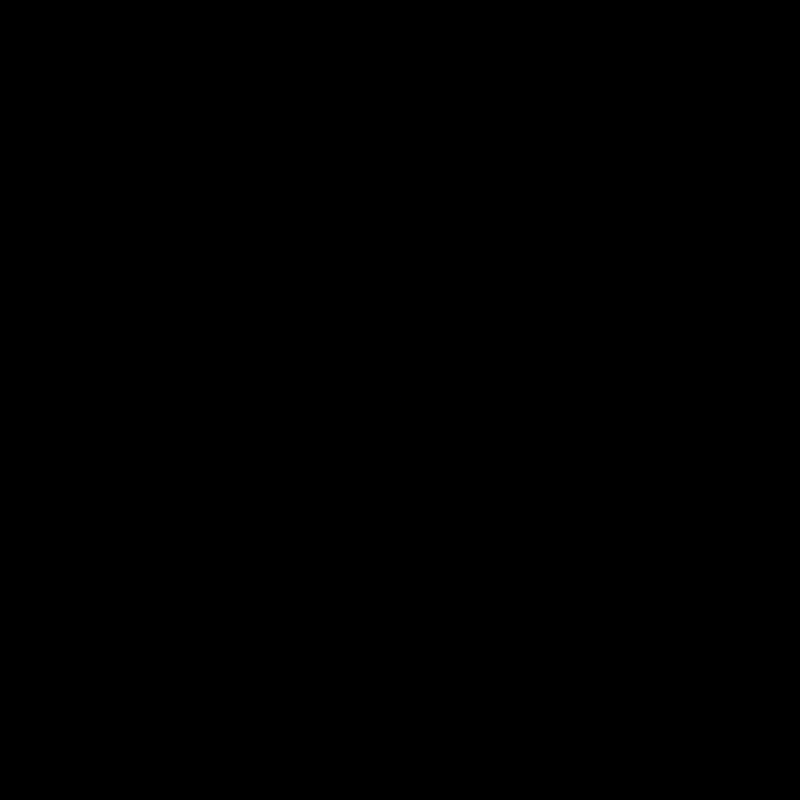
Frame 1 (no input)
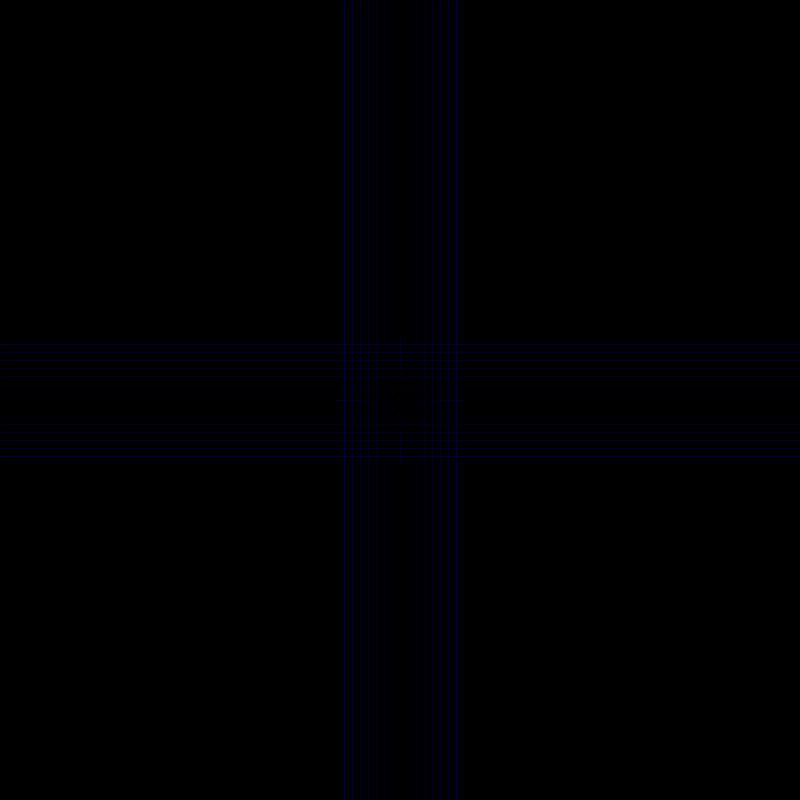
Frame 60 (the mouse pressed at the canvas centre just before this capture)
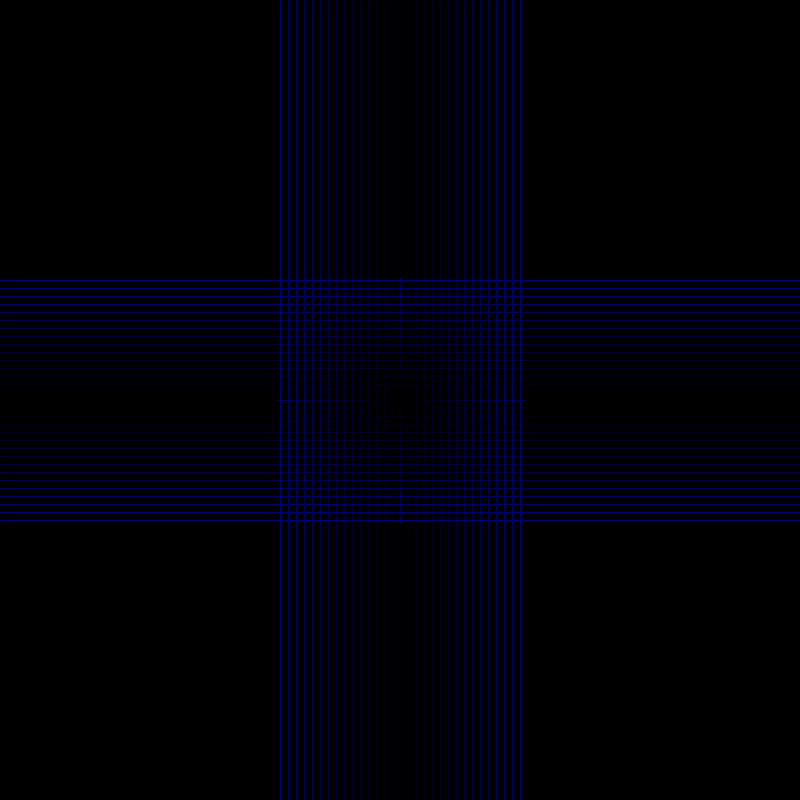
Frame 120 (the mouse held since frame 60 and released just before this capture)

The Processing sketch that drew these frames (run headless with seeded random() and noise(); from frame 60 on, the mouse is pressed at the canvas centre):

// Processing sketch: Grid
// ── Grid.pde
float[] pts = new float[4];

void setup() {
  background(0, 0, 0);
  size(800, 800);
  pts[0] = 404;
  pts[1] = 404;
  pts[2] = 396;
  pts[3] = 396;
}

float x = 0;
float y = 0;

void draw() {
  stroke(0, 0, 400 - pts[2]);
  for (int i = 0; i < 4; i++) {
    if (i % 2 == 0) {
      point(pts[i], 400);
      if ((int)pts[i] % 8.0 == 0) {
        line(pts[i], 0, pts[i], 800);
      }
    } else {
      point(400, pts[i]);
      if ((int)pts[i] % 8.0 == 0) {
        line(0, pts[i], 800, pts[i]);
      }
    }
  }
  pts[0] += 1;
  pts[1] += 1;
  pts[2] -= 1;
  pts[3] -= 1;
  
  if (pts[0] > 800) {
    background(0, 0, 0);
    pts[0] = 404;
    pts[1] = 404;
    pts[2] = 396;
    pts[3] = 396;
  }
}

//int fractal(int x, int y, int depth) {
//
//  if (depth == 0) {
//    return 0;
//  }
//
//  if (x % 4 == 0) {
//    fractal(x, y + 1, depth - 1);
//    fractal(x, y - 1, depth - 1);
//  }
//  if (y % 4 == 0) {
//    fractal(x + 1, y, depth - 1);
//    fractal(x - 1, y, depth - 1);
//  }
//  return 0;
//}
